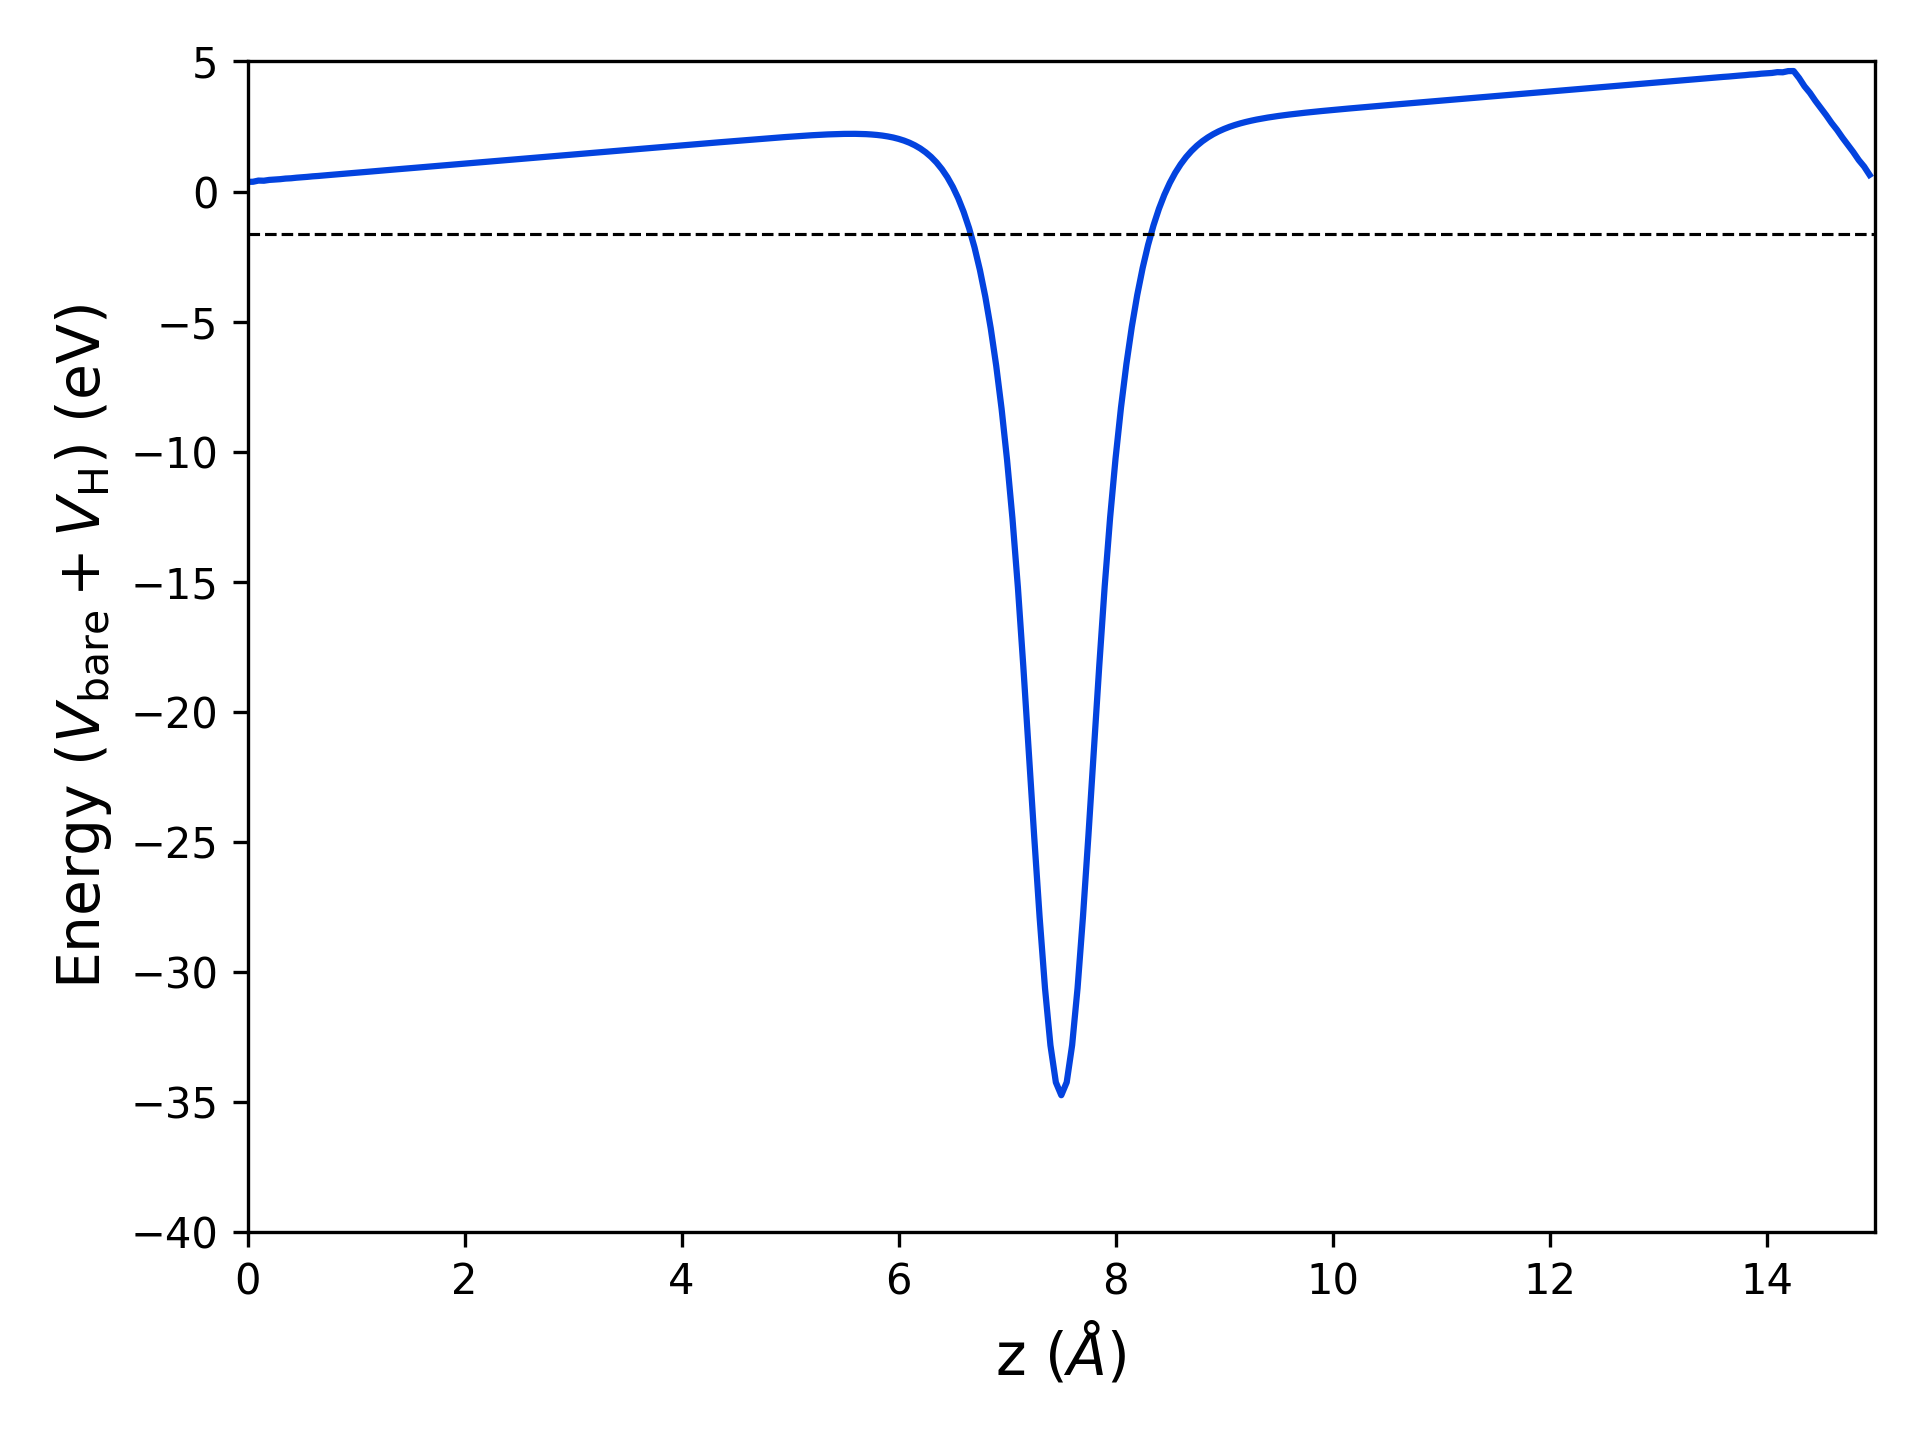

This figure's Python source:
import matplotlib.pyplot as plt
import numpy as np

# Load data
z, V = np.loadtxt('avg.dat', usecols=(0,1), unpack=True)

au2a = 0.529177249 # Convert a.u. to Angstrom
ry2ev = 13.605698066 # Convert Ry to eV


plt.plot(z*au2a, V*ry2ev, c='xkcd:blue')

#plt.plot(z*au2a, V, c='xkcd:blue')

# Plot a dashed line at zero
plt.axhline(-1.61300678, linestyle='--', linewidth=0.75, color='xkcd:black')

plt.xlim(0, 15)
plt.ylim(-40, 5)

#plt.ylim(-4, 4)

plt.xlabel('z ($\\AA$)', fontsize=14)
plt.ylabel(r'Energy ($V_{\mathrm{bare}} + V_{\mathrm{H}}$) (eV)', fontsize=14)

#plt.ylabel(r'Energy ($V_{\mathrm{bare}} + V_{\mathrm{H}}$) (Ry)', fontsize=14)

plt.tight_layout()
plt.savefig('potential.png', dpi=300)
